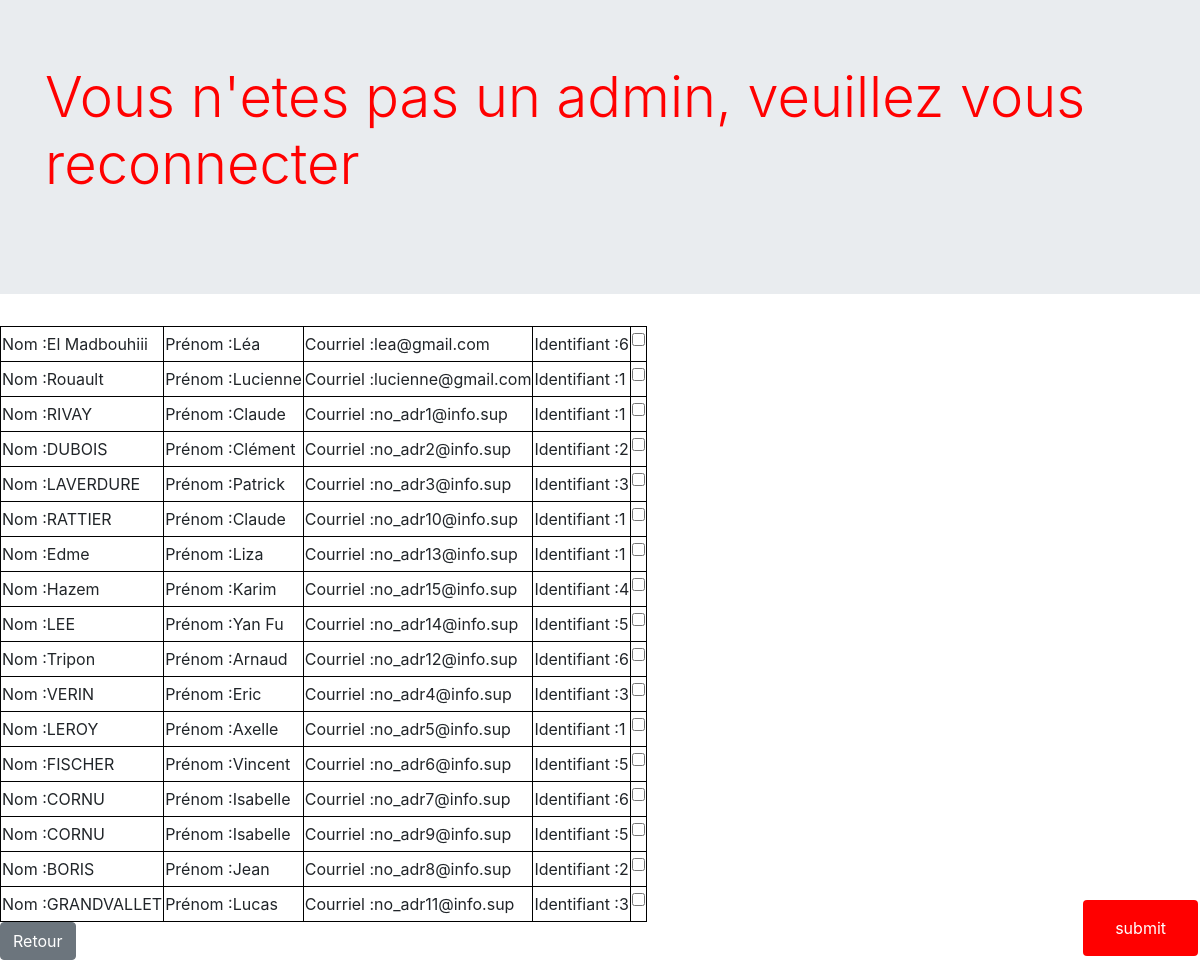
Screenshot of /admin/Candidat/modifCandidat.php with the database file from the repository.
### tables this page shows
CREATE TABLE IF NOT EXISTS `candidat2` (
  `idCand` int(11) NOT NULL,
  `nom` varchar(15) NOT NULL,
  `Prenom` varchar(15) NOT NULL,
  `Adresse` varchar(50) NOT NULL,
  `courriel` varchar(50) NOT NULL,
  `idSpec` int(11) NOT NULL,
  `password` varchar(30) NOT NULL,
  PRIMARY KEY (`idCand`),
  KEY `idSpec` (`idSpec`)
);

### admin/Candidat/modifCandidat.php (the view, shortened to what this page needs)
<!doctype html>
<html>
<link rel="stylesheet" href="admin.css" >
<link rel="stylesheet" href="https://stackpath.bootstrapcdn.com/bootstrap/4.4.1/css/bootstrap.min.css">
<head>
</head>
<body>
<form action="modifCandidatChange.php" method="post">
<div class="jumbotron jumbotron-fluid">
  <div class="container">
<h1 class="display-4"><?php
try {
  $base = new PDO('mysql:host=localhost; dbname=bts1; charset=UTF8', 'root', '');
}
catch(exception $e) {
  die('Erreur '.$e->getMessage());
}
  $lineAdm="SELECT  idUser, login, password FROM utilisateur";
  $resultAdm=$base->query($lineAdm);
  $rowAdm = $resultAdm->fetchAll(PDO::FETCH_ASSOC);
  if($_SESSION['login'] ==  $rowAdm[0]['login'] && $_SESSION['pwd'] == $rowAdm[0]['password']){
    echo("Liste des Candidats pour Mofication ");
}
else{
    echo("Vous n'etes pas un admin, veuillez vous reconnecter");
}?>
</h1>
<br>
</div>
</div>
<?php
$lineUti="SELECT  idCand, nom, Prenom, Adresse, courriel, idSpec, password FROM candidat2";
$resultUti=$base->query($lineUti);
$rowUti = $resultUti->fetchAll(PDO::FETCH_ASSOC);
  $j = 0;
?>
<?php
 echo("<table>");
          foreach($rowUti as $NUti){
            echo("<tr>");
            echo("<td> Nom :".$rowUti[$j]['nom']."</td>");
            echo("<td> Prénom :".$rowUti[$j]['Prenom']."</td>");
            echo("<td> Courriel :".$rowUti[$j]['courriel']."</td>");
            echo("<td> Identifiant :".$rowUti[$j]['idSpec']."</td>");
            echo("<td><label class=\"checkbox-inline\"><input type=\"checkbox\" name=\"check_list[]\" value=".$rowUti[$j]['idCand']." </label></td>");
            echo("</tr>");
            $j = $j + 1;
          }
          echo("</table>");
 ?>
 <input type="submit" class="btn btn-outline-success" value="submit" name="submit">
</form>
<a href="../admin.php" ><input type="button" class="btn btn-secondary" value="Retour" name="Retour"></a>
</body>
</html>

### admin/Candidat/admin.css (style rules this page uses)
h1 { color:red; }
input[type="submit"] { background-color:red; border: none; color: white; padding: 16px 32px; text-decoration: none; margin: 4px 2px; cursor: pointer; position: fixed; bottom: 0; right: 0; }
td { border: 1px solid black; }

### rows the page displays
candidat2: nom "El Madbouhiii", Prenom "Léa", courriel "lea@gmail.com", idSpec "6"
candidat2: nom "Rouault", Prenom "Lucienne", courriel "lucienne@gmail.com", idSpec "1"
candidat2: nom "RIVAY", Prenom "Claude", courriel "no_adr1@info.sup", idSpec "1"
candidat2: nom "DUBOIS", Prenom "Clément", courriel "no_adr2@info.sup", idSpec "2"
candidat2: nom "LAVERDURE", Prenom "Patrick", courriel "no_adr3@info.sup", idSpec "3"
candidat2: nom "RATTIER", Prenom "Claude", courriel "no_adr10@info.sup", idSpec "1"
candidat2: nom "Edme", Prenom "Liza", courriel "no_adr13@info.sup", idSpec "1"
candidat2: nom "Hazem", Prenom "Karim", courriel "no_adr15@info.sup", idSpec "4"
candidat2: nom "LEE", Prenom "Yan Fu", courriel "no_adr14@info.sup", idSpec "5"
candidat2: nom "Tripon", Prenom "Arnaud", courriel "no_adr12@info.sup", idSpec "6"
candidat2: nom "VERIN", Prenom "Eric", courriel "no_adr4@info.sup", idSpec "3"
candidat2: nom "LEROY", Prenom "Axelle", courriel "no_adr5@info.sup", idSpec "1"
candidat2: nom "FISCHER", Prenom "Vincent", courriel "no_adr6@info.sup", idSpec "5"
candidat2: nom "CORNU", Prenom "Isabelle", courriel "no_adr7@info.sup", idSpec "6"
candidat2: nom "CORNU", Prenom "Isabelle", courriel "no_adr9@info.sup", idSpec "5"
candidat2: nom "BORIS", Prenom "Jean", courriel "no_adr8@info.sup", idSpec "2"
candidat2: nom "GRANDVALLET", Prenom "Lucas", courriel "no_adr11@info.sup", idSpec "3"
